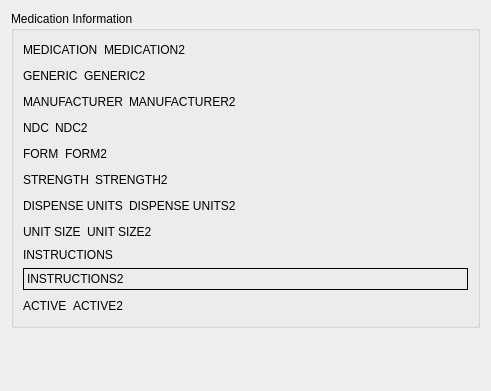
<?xml version="1.0" encoding="UTF-8"?>
<ui version="4.0">
 <class>DrugDisplay</class>
 <widget class="QDialog" name="DrugDisplay">
  <property name="geometry">
   <rect>
    <x>0</x>
    <y>0</y>
    <width>491</width>
    <height>391</height>
   </rect>
  </property>
  <property name="windowTitle">
   <string>Medication Information</string>
  </property>
  <layout class="QVBoxLayout" name="verticalLayout">
   <item>
    <widget class="QGroupBox" name="groupBox">
     <property name="title">
      <string>Medication Information</string>
     </property>
     <layout class="QVBoxLayout" name="verticalLayout_2">
      <item>
       <layout class="QHBoxLayout" name="horizontalLayout">
        <item>
         <widget class="QLabel" name="medicationTitle">
          <property name="text">
           <string>MEDICATION</string>
          </property>
         </widget>
        </item>
        <item>
         <widget class="QLabel" name="medicationLabel">
          <property name="text">
           <string>MEDICATION2</string>
          </property>
          <property name="textInteractionFlags">
           <set>Qt::LinksAccessibleByMouse|Qt::TextSelectableByMouse</set>
          </property>
         </widget>
        </item>
        <item>
         <spacer name="horizontalSpacer">
          <property name="orientation">
           <enum>Qt::Horizontal</enum>
          </property>
          <property name="sizeHint" stdset="0">
           <size>
            <width>40</width>
            <height>20</height>
           </size>
          </property>
         </spacer>
        </item>
       </layout>
      </item>
      <item>
       <layout class="QHBoxLayout" name="horizontalLayout_2">
        <item>
         <widget class="QLabel" name="genericTitle">
          <property name="text">
           <string>GENERIC</string>
          </property>
         </widget>
        </item>
        <item>
         <widget class="QLabel" name="genericLabel">
          <property name="text">
           <string>GENERIC2</string>
          </property>
          <property name="textInteractionFlags">
           <set>Qt::LinksAccessibleByMouse|Qt::TextSelectableByMouse</set>
          </property>
         </widget>
        </item>
        <item>
         <spacer name="horizontalSpacer_2">
          <property name="orientation">
           <enum>Qt::Horizontal</enum>
          </property>
          <property name="sizeHint" stdset="0">
           <size>
            <width>40</width>
            <height>20</height>
           </size>
          </property>
         </spacer>
        </item>
       </layout>
      </item>
      <item>
       <layout class="QHBoxLayout" name="horizontalLayout_3">
        <item>
         <widget class="QLabel" name="manufacturerTitle">
          <property name="text">
           <string>MANUFACTURER</string>
          </property>
         </widget>
        </item>
        <item>
         <widget class="QLabel" name="manufacturerLabel">
          <property name="text">
           <string>MANUFACTURER2</string>
          </property>
          <property name="textInteractionFlags">
           <set>Qt::LinksAccessibleByMouse|Qt::TextSelectableByMouse</set>
          </property>
         </widget>
        </item>
        <item>
         <spacer name="horizontalSpacer_3">
          <property name="orientation">
           <enum>Qt::Horizontal</enum>
          </property>
          <property name="sizeHint" stdset="0">
           <size>
            <width>40</width>
            <height>20</height>
           </size>
          </property>
         </spacer>
        </item>
       </layout>
      </item>
      <item>
       <layout class="QHBoxLayout" name="horizontalLayout_4">
        <item>
         <widget class="QLabel" name="ndcTitle">
          <property name="text">
           <string>NDC</string>
          </property>
         </widget>
        </item>
        <item>
         <widget class="QLabel" name="ndcLabel">
          <property name="text">
           <string>NDC2</string>
          </property>
          <property name="textInteractionFlags">
           <set>Qt::LinksAccessibleByMouse|Qt::TextSelectableByMouse</set>
          </property>
         </widget>
        </item>
        <item>
         <spacer name="horizontalSpacer_4">
          <property name="orientation">
           <enum>Qt::Horizontal</enum>
          </property>
          <property name="sizeHint" stdset="0">
           <size>
            <width>40</width>
            <height>20</height>
           </size>
          </property>
         </spacer>
        </item>
       </layout>
      </item>
      <item>
       <layout class="QHBoxLayout" name="horizontalLayout_5">
        <item>
         <widget class="QLabel" name="formTitle">
          <property name="text">
           <string>FORM</string>
          </property>
         </widget>
        </item>
        <item>
         <widget class="QLabel" name="formLabel">
          <property name="text">
           <string>FORM2</string>
          </property>
          <property name="textInteractionFlags">
           <set>Qt::LinksAccessibleByMouse|Qt::TextSelectableByMouse</set>
          </property>
         </widget>
        </item>
        <item>
         <spacer name="horizontalSpacer_5">
          <property name="orientation">
           <enum>Qt::Horizontal</enum>
          </property>
          <property name="sizeHint" stdset="0">
           <size>
            <width>40</width>
            <height>20</height>
           </size>
          </property>
         </spacer>
        </item>
       </layout>
      </item>
      <item>
       <layout class="QHBoxLayout" name="horizontalLayout_6">
        <item>
         <widget class="QLabel" name="strengthTitle">
          <property name="text">
           <string>STRENGTH</string>
          </property>
         </widget>
        </item>
        <item>
         <widget class="QLabel" name="strengthLabel">
          <property name="text">
           <string>STRENGTH2</string>
          </property>
          <property name="textInteractionFlags">
           <set>Qt::LinksAccessibleByMouse|Qt::TextSelectableByMouse</set>
          </property>
         </widget>
        </item>
        <item>
         <spacer name="horizontalSpacer_6">
          <property name="orientation">
           <enum>Qt::Horizontal</enum>
          </property>
          <property name="sizeHint" stdset="0">
           <size>
            <width>40</width>
            <height>20</height>
           </size>
          </property>
         </spacer>
        </item>
       </layout>
      </item>
      <item>
       <layout class="QHBoxLayout" name="horizontalLayout_7">
        <item>
         <widget class="QLabel" name="dispenseTitle">
          <property name="text">
           <string>DISPENSE UNITS</string>
          </property>
         </widget>
        </item>
        <item>
         <widget class="QLabel" name="dispenseLabel">
          <property name="text">
           <string>DISPENSE UNITS2</string>
          </property>
          <property name="textInteractionFlags">
           <set>Qt::LinksAccessibleByMouse|Qt::TextSelectableByMouse</set>
          </property>
         </widget>
        </item>
        <item>
         <spacer name="horizontalSpacer_7">
          <property name="orientation">
           <enum>Qt::Horizontal</enum>
          </property>
          <property name="sizeHint" stdset="0">
           <size>
            <width>40</width>
            <height>20</height>
           </size>
          </property>
         </spacer>
        </item>
       </layout>
      </item>
      <item>
       <layout class="QHBoxLayout" name="horizontalLayout_8">
        <item>
         <widget class="QLabel" name="unitTitle">
          <property name="text">
           <string>UNIT SIZE</string>
          </property>
         </widget>
        </item>
        <item>
         <widget class="QLabel" name="unitLabel">
          <property name="text">
           <string>UNIT SIZE2</string>
          </property>
          <property name="textInteractionFlags">
           <set>Qt::LinksAccessibleByMouse|Qt::TextSelectableByMouse</set>
          </property>
         </widget>
        </item>
        <item>
         <spacer name="horizontalSpacer_8">
          <property name="orientation">
           <enum>Qt::Horizontal</enum>
          </property>
          <property name="sizeHint" stdset="0">
           <size>
            <width>40</width>
            <height>20</height>
           </size>
          </property>
         </spacer>
        </item>
       </layout>
      </item>
      <item>
       <layout class="QVBoxLayout" name="verticalLayout_3">
        <item>
         <widget class="QLabel" name="instructionsTitle">
          <property name="text">
           <string>INSTRUCTIONS</string>
          </property>
         </widget>
        </item>
        <item>
         <widget class="QLabel" name="instructionsLabel">
          <property name="sizePolicy">
           <sizepolicy hsizetype="Preferred" vsizetype="MinimumExpanding">
            <horstretch>0</horstretch>
            <verstretch>0</verstretch>
           </sizepolicy>
          </property>
          <property name="frameShape">
           <enum>QFrame::Box</enum>
          </property>
          <property name="text">
           <string>INSTRUCTIONS2</string>
          </property>
          <property name="alignment">
           <set>Qt::AlignLeading|Qt::AlignLeft|Qt::AlignTop</set>
          </property>
          <property name="textInteractionFlags">
           <set>Qt::LinksAccessibleByMouse|Qt::TextSelectableByMouse</set>
          </property>
         </widget>
        </item>
       </layout>
      </item>
      <item>
       <layout class="QHBoxLayout" name="horizontalLayout_9">
        <item>
         <widget class="QLabel" name="activeTitle">
          <property name="text">
           <string>ACTIVE</string>
          </property>
         </widget>
        </item>
        <item>
         <widget class="QLabel" name="activeLabel">
          <property name="text">
           <string>ACTIVE2</string>
          </property>
          <property name="textInteractionFlags">
           <set>Qt::LinksAccessibleByMouse|Qt::TextSelectableByMouse</set>
          </property>
         </widget>
        </item>
        <item>
         <spacer name="horizontalSpacer_9">
          <property name="orientation">
           <enum>Qt::Horizontal</enum>
          </property>
          <property name="sizeHint" stdset="0">
           <size>
            <width>40</width>
            <height>20</height>
           </size>
          </property>
         </spacer>
        </item>
       </layout>
      </item>
     </layout>
    </widget>
   </item>
   <item>
    <spacer name="verticalSpacer">
     <property name="orientation">
      <enum>Qt::Vertical</enum>
     </property>
     <property name="sizeHint" stdset="0">
      <size>
       <width>20</width>
       <height>40</height>
      </size>
     </property>
    </spacer>
   </item>
  </layout>
 </widget>
 <resources/>
 <connections/>
</ui>
